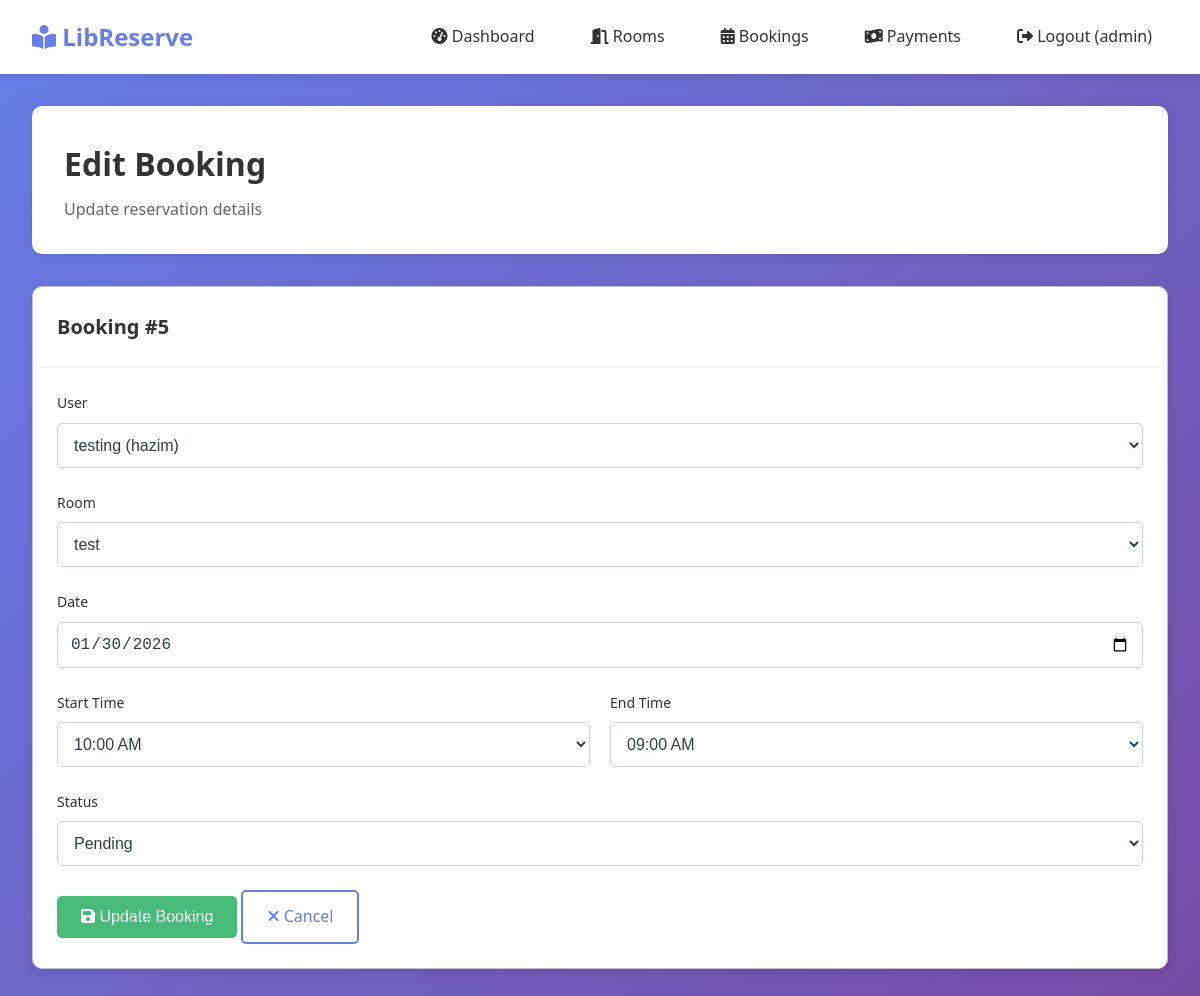
/admin/bookings/edit/5 (signed in), run on the app's committed database.
### tables this page shows
CREATE TABLE reservations(
        id INTEGER PRIMARY KEY AUTOINCREMENT,
        user_id INTEGER,
        room_id INTEGER,
        date TEXT,
        start_time TEXT,
        end_time TEXT,
        num_people INTEGER,
        status TEXT DEFAULT 'Active'

    , created_at TEXT, updated_at TEXT);

CREATE TABLE users(
        id INTEGER PRIMARY KEY AUTOINCREMENT,
        name TEXT,
        student_id TEXT,
        faculty TEXT,
        username TEXT UNIQUE,
        password TEXT,
        role TEXT
    , email TEXT, created_at TEXT, updated_at TEXT);

CREATE TABLE rooms(
        id INTEGER PRIMARY KEY AUTOINCREMENT,
        room_name TEXT,
        capacity INTEGER
    , price_per_hour REAL DEFAULT 0.0, status TEXT DEFAULT 'available', created_at TEXT, updated_at TEXT);

### app.py (the view, shortened to what this page needs)
@app.route('/admin/bookings/edit/<int:booking_id>', methods=['GET', 'POST'])
def admin_edit_booking(booking_id):
    if 'user_id' not in session or session.get('role') not in ['admin', 'librarian']:
        return redirect(url_for('login'))
    conn = connect_db()
    cur = conn.cursor()
    cur.execute("SELECT * FROM reservations WHERE id=?", (booking_id,))
    booking = cur.fetchone()
    if not booking:
        flash('Booking not found', 'error')
        conn.close()
        return redirect(url_for('admin_bookings'))
    cur.execute("SELECT id, name, username FROM users WHERE role='student' ORDER BY name")
    users = cur.fetchall()
    cur.execute("SELECT id, room_name, capacity FROM rooms ORDER BY room_name")
    rooms = cur.fetchall()
    conn.close()
    return render_template('admin/edit_booking.html', booking=booking, users=users, rooms=rooms)

### app.py (called while the page is built)
def connect_db():
    conn = sqlite3.connect(DB)
    conn.row_factory = sqlite3.Row
    return conn

### templates/admin/edit_booking.html (shortened to what this page needs)
{% extends 'base.html' %}
{% block content %}
<div class="page-header">
    <h1 class="page-title">Edit Booking</h1>
    <p class="page-subtitle">Update reservation details</p>
</div>
<div class="card">
    <div class="card-header">
        <h3 class="card-title">Booking #{{ booking.id }}</h3>
    </div>
    <div class="card-body">
        <form method="POST" action="{{ url_for('admin_edit_booking', booking_id=booking.id) }}">
            <div class="form-group">
                <label class="form-label" for="user_id">User</label>
                <select id="user_id" name="user_id" class="form-control" required>
                    {% for user in users %}
                    <option value="{{ user.id }}" {% if user.id==booking.user_id %}selected{% endif %}>
                        {{ user.name }} ({{ user.username }})
                    </option>
                    {% endfor %}
                </select>
            </div>
            <div class="form-group">
                <label class="form-label" for="room_id">Room</label>
                <select id="room_id" name="room_id" class="form-control" required>
                    {% for room in rooms %}
                    <option value="{{ room.id }}" {% if room.id==booking.room_id %}selected{% endif %}>
                        {{ room.room_name }}
                    </option>
                    {% endfor %}
                </select>
            </div>
            <div class="form-group">
                <label class="form-label" for="date">Date</label>
                <input type="date" id="date" name="date" class="form-control" value="{{ booking.date }}" required>
            </div>
            <div class="form-row">
                <div class="form-group">
                    <label class="form-label" for="start_time">Start Time</label>
                    <select id="start_time" name="start_time" class="form-control" required>
                        {% for time in ["08:00 AM","09:00 AM","10:00 AM","11:00 AM","12:00 PM","01:00 PM","02:00
                        PM","03:00 PM","04:00 PM","05:00 PM","06:00 PM","07:00 PM","08:00 PM"] %}
                        <option value="{{ time }}" {% if time==booking.start_time %}selected{% endif %}>{{ time }}
                        </option>
                        {% endfor %}
                    </select>
                </div>
                <div class="form-group">
                    <label class="form-label" for="end_time">End Time</label>
                    <select id="end_time" name="end_time" class="form-control" required>
                        {% for time in ["09:00 AM","10:00 AM","11:00 AM","12:00 PM","01:00 PM","02:00 PM","03:00
                        PM","04:00 PM","05:00 PM","06:00 PM","07:00 PM","08:00 PM","09:00 PM"] %}
                        <option value="{{ time }}" {% if time==booking.end_time %}selected{% endif %}>{{ time }}
                        </option>
                        {% endfor %}
                    </select>
                </div>
            </div>
            <div class="form-group">
                <label class="form-label" for="status">Status</label>
                <select id="status" name="status" class="form-control" required>
                    <option value="Pending" {% if booking.status=='Pending' %}selected{% endif %}>Pending</option>
                </select>
            </div>
            <div class="mt-20">
                <button type="submit" class="btn btn-success">
                    <i class="fas fa-save"></i> Update Booking
                </button>
                <a href="{{ url_for('admin_bookings') }}" class="btn btn-outline">
                    <i class="fas fa-times"></i> Cancel
                </a>
            </div>
        </form>
    </div>
</div>
{% endblock %}

### static/css/style.css (style rules this page uses)
* { margin: 0; padding: 0; box-sizing: border-box; }
:root { --navy: #2C3E50; --navy-dark: #1a252f; --navy-light: #34495E; --light-grey: #ECF0F1; --grey: #BDC3C7; --dark-grey: #7F8C8D; --success-green: #27AE60; --success-dark: #1E8449; --error-red: #E74C3C; --warning-orange: #F39C12; --white: #FFFFFF; }
body { font-family: 'Segoe UI', 'Roboto', 'Helvetica Neue', Arial, sans-serif; background-color: var(--light-grey); color: var(--navy); line-height: 1.6; }
.page-header { margin-bottom: 24px; }
.page-title { font-size: 24px; font-weight: 600; color: var(--navy); margin-bottom: 4px; }
.page-subtitle { font-size: 14px; color: var(--dark-grey); }
.card { background-color: var(--white); border: 1px solid var(--grey); border-radius: 4px; margin-bottom: 20px; }
.card-header { padding: 16px 20px; border-bottom: 1px solid var(--grey); display: flex; justify-content: space-between; align-items: center; }
.card-title { font-size: 16px; font-weight: 600; color: var(--navy); }
.card-body { padding: 20px; }
.btn { display: inline-flex; align-items: center; gap: 8px; padding: 10px 16px; font-size: 14px; font-weight: 500; text-decoration: none; border: 1px solid transparent; border-radius: 4px; cursor: pointer; transition: all 0.2s ease; }
.btn-success { background-color: var(--success-green); color: var(--white); border-color: var(--success-green); }
.btn-outline { background-color: transparent; color: var(--navy); border-color: var(--grey); }
.form-group { margin-bottom: 20px; }
.form-label { display: block; font-size: 14px; font-weight: 500; color: var(--navy); margin-bottom: 6px; }
.form-control { width: 100%; padding: 10px 12px; font-size: 14px; border: 1px solid var(--grey); border-radius: 4px; background-color: var(--white); color: var(--navy); transition: border-color 0.2s ease; }
.form-control::placeholder { color: var(--dark-grey); }
select.form-control { cursor: pointer; }
.form-row { display: grid; grid-template-columns: 1fr 1fr; gap: 20px; }
.mt-20 { margin-top: 20px; }

### templates/base.html (style rules this page uses)
* { margin: 0; padding: 0; box-sizing: border-box; }
body { font-family: 'Segoe UI', Tahoma, Geneva, Verdana, sans-serif; background: linear-gradient(135deg, #667eea 0%, #764ba2 100%); min-height: 100vh; }
.page-header { background: white; padding: 2rem; border-radius: 10px; margin-bottom: 2rem; box-shadow: 0 2px 10px rgba(0, 0, 0, 0.1); }
.page-title { font-size: 2rem; color: #333; margin-bottom: 0.5rem; }
.page-subtitle { color: #666; font-size: 1rem; }
.card { background: white; border-radius: 10px; box-shadow: 0 2px 10px rgba(0, 0, 0, 0.1); margin-bottom: 2rem; overflow: hidden; }
.card-header { padding: 1.5rem; border-bottom: 1px solid #eee; display: flex; justify-content: space-between; align-items: center; }
.card-title { font-size: 1.25rem; color: #333; }
.card-body { padding: 1.5rem; }
.btn { padding: 0.75rem 1.5rem; border: none; border-radius: 5px; cursor: pointer; text-decoration: none; display: inline-block; font-size: 1rem; transition: all 0.3s; }
.btn-success { background: #48bb78; color: white; }
.btn-outline { background: transparent; border: 2px solid #667eea; color: #667eea; }
.mt-20 { margin-top: 1.25rem; }
.form-group { margin-bottom: 1.5rem; }
.form-label { display: block; margin-bottom: 0.5rem; color: #333; font-weight: 500; }
.form-control { width: 100%; padding: 0.75rem; border: 1px solid #cbd5e0; border-radius: 5px; font-size: 1rem; }

### data on the page
reservations: id "5", user_id "testing (hazim)", room_id "test", date "01/30/2026", start_time "10:00 AM", status "Pending"

### other printed values
{{ session.username }} "admin"
form field end_time "09:00 AM"
